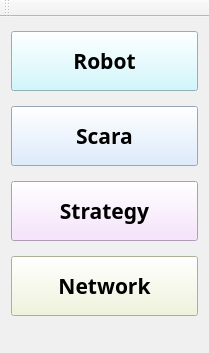
<?xml version="1.0" encoding="UTF-8"?>
<ui version="4.0">
 <class>Form_ControlPanel</class>
 <widget class="QMainWindow" name="Form_ControlPanel">
  <property name="geometry">
   <rect>
    <x>0</x>
    <y>0</y>
    <width>209</width>
    <height>353</height>
   </rect>
  </property>
  <property name="windowTitle">
   <string>Form_ControlPanel</string>
  </property>
  <property name="styleSheet">
   <string notr="true">background-color: rgb(240, 240, 240);</string>
  </property>
  <widget class="QWidget" name="centralWidget">
   <layout class="QVBoxLayout" name="verticalLayout">
    <property name="spacing">
     <number>12</number>
    </property>
    <item>
     <widget class="QPushButton" name="pB_Form_Robot">
      <property name="minimumSize">
       <size>
        <width>150</width>
        <height>60</height>
       </size>
      </property>
      <property name="font">
       <font>
        <family>微軟正黑體</family>
        <pointsize>16</pointsize>
        <weight>75</weight>
        <bold>true</bold>
       </font>
      </property>
      <property name="mouseTracking">
       <bool>true</bool>
      </property>
      <property name="styleSheet">
       <string notr="true">background-color: rgb(196, 248, 255);</string>
      </property>
      <property name="text">
       <string>Robot</string>
      </property>
     </widget>
    </item>
    <item>
     <widget class="QPushButton" name="pB_Form_Scara">
      <property name="minimumSize">
       <size>
        <width>150</width>
        <height>60</height>
       </size>
      </property>
      <property name="font">
       <font>
        <family>微軟正黑體</family>
        <pointsize>16</pointsize>
        <weight>75</weight>
        <bold>true</bold>
       </font>
      </property>
      <property name="mouseTracking">
       <bool>true</bool>
      </property>
      <property name="styleSheet">
       <string notr="true">background-color: rgb(211, 231, 255);</string>
      </property>
      <property name="text">
       <string>Scara</string>
      </property>
     </widget>
    </item>
    <item>
     <widget class="QPushButton" name="pB_Form_Strategy">
      <property name="minimumSize">
       <size>
        <width>150</width>
        <height>60</height>
       </size>
      </property>
      <property name="font">
       <font>
        <family>微軟正黑體</family>
        <pointsize>16</pointsize>
        <weight>75</weight>
        <bold>true</bold>
       </font>
      </property>
      <property name="mouseTracking">
       <bool>true</bool>
      </property>
      <property name="styleSheet">
       <string notr="true">background-color: rgb(246, 219, 255);</string>
      </property>
      <property name="text">
       <string>Strategy</string>
      </property>
     </widget>
    </item>
    <item>
     <widget class="QPushButton" name="pB_Form_Network">
      <property name="minimumSize">
       <size>
        <width>150</width>
        <height>60</height>
       </size>
      </property>
      <property name="font">
       <font>
        <family>微軟正黑體</family>
        <pointsize>16</pointsize>
        <weight>75</weight>
        <bold>true</bold>
       </font>
      </property>
      <property name="mouseTracking">
       <bool>true</bool>
      </property>
      <property name="styleSheet">
       <string notr="true">background-color: rgb(239, 245, 213);</string>
      </property>
      <property name="text">
       <string>Network</string>
      </property>
     </widget>
    </item>
   </layout>
  </widget>
  <widget class="QMenuBar" name="menuBar">
   <property name="geometry">
    <rect>
     <x>0</x>
     <y>0</y>
     <width>209</width>
     <height>20</height>
    </rect>
   </property>
  </widget>
  <widget class="QToolBar" name="mainToolBar">
   <attribute name="toolBarArea">
    <enum>TopToolBarArea</enum>
   </attribute>
   <attribute name="toolBarBreak">
    <bool>false</bool>
   </attribute>
  </widget>
  <widget class="QStatusBar" name="statusBar"/>
 </widget>
 <layoutdefault spacing="6" margin="11"/>
 <resources/>
 <connections/>
</ui>
